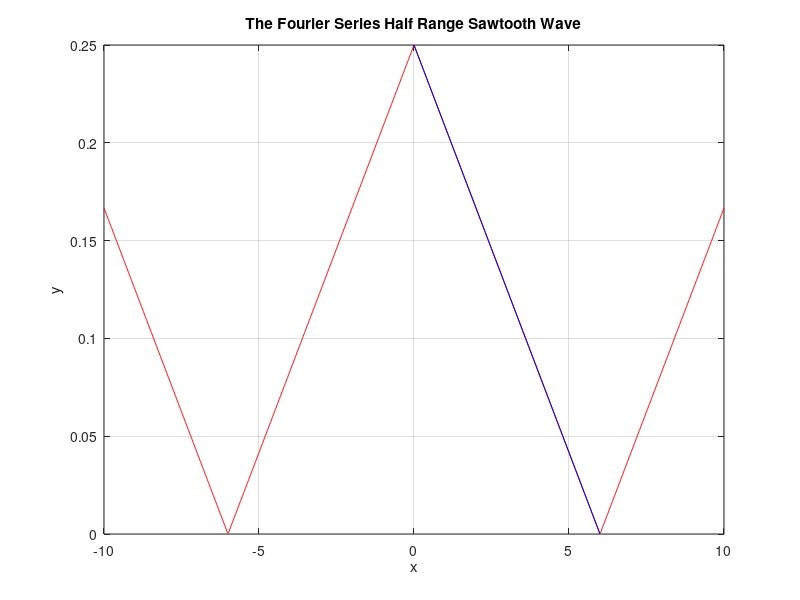

MATLAB code for this plot:
%% ME 3001 - Mechanical Engineeing Analysis
%
% Tristan Hill - 7/28/2014 - modified from Dr. Han
%
% Fourier Series Half Range Expansions
%% 

clear all
close all
clc


B=.25
P=6

x_hr=0:0.1:6;
f_hr=B-B/P*x_hr;

x=-10:0.01:10;%create a range of x values


%calculate the Sigma Series part of the function

sum=B/2;
N=100
for n=1:N
    
    sum=sum+2*B/(n*pi)^2*(1-cos(n*pi))*cos(n*pi*x/P);
      
end

% sum=sum; %multiply by constant part of bn

figure(1)    % show the result alone
plot(x,sum,'r');hold on
plot(x_hr,f_hr,'b')
title('The Fourier Series Half Range Sawtooth Wave')
xlabel('x')
ylabel('y')
% axis([])
grid on

% sum=0;
% for i=1:n
%     
%     single=((-1)^i-1)/i^2*cos(i*pi*x/2);
%     sum=sum+single; %sum the series as you go 
%     
% end
% 
% sum=1+8/pi^2*sum; %add a0 and multiply by constant bn
% 
% figure(2)    % show the result alone
% plot(x,sum,'r')
% axis equal
% title('The Fourier Series Sqaure Wave')
% xlabel('x')
% ylabel('y')
% grid on

% % integrate symbolically
% syms B P x
% 
% e=(2/P)*(B-B/P*x)*cos(n*pi*x/P)
% 
% int(e,x)
% 
